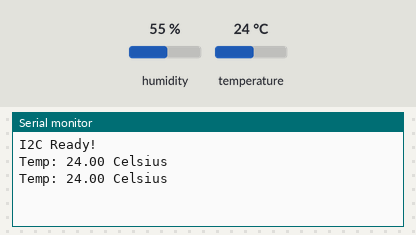
Bench run of a sketch on a simulated Arduino Uno, built with avr-gcc and run on an emulated ATmega328P. Shown: the last lines printed to the serial monitor. The test bench sets the inputs (shaded band); at power-on: temperature 24 °C, humidity 55 %.

Above: at 2.8 s.
2.9 s: temperature set to 12 °C
At 5.3 s:
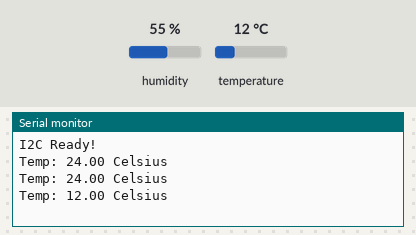
5.6 s: temperature set to 19 °C
At 6.8 s:
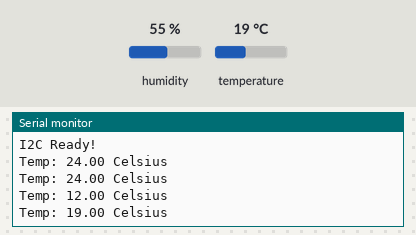
Timing chart, 0 to 8.6 s (numbered marks = the images above; inputs shaded):
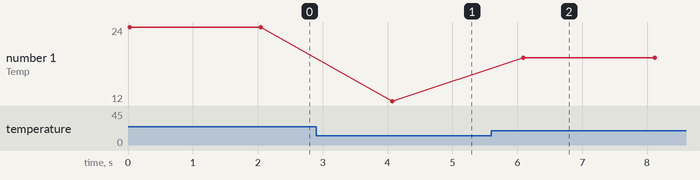

Measured:
- after the input at 2.9 s, the serial monitor: prints a new line after 1.2 s (image 1)
- after the input at 5.6 s, the serial monitor: prints a new line after 0.50 s (image 2)
- plotted number 1: 24 → 12 after the input at 2.9 s, 12 → 19 after the input at 5.6 s

The sketch:

i2c_arduino.ino
```cpp
//Libraries
#include <Wire.h>
#include <DHT.h>

//Constants
#define DHTPIN 2     // what pin we're connected to
#define DHTTYPE DHT11   // DHT 11
DHT dht(DHTPIN, DHTTYPE); // Initialize DHT sensor for normal 16mhz

#define SLAVE_ADDRESS 0x68

//Variables
float temp; //Stores temperature value

void setup(){
  Serial.begin(9600); // start serial for output
  Wire.begin(SLAVE_ADDRESS);
  Wire.onRequest(sendData);
  Serial.println("I2C Ready!");
}

void sendData(){
   char buff[3];
   dtostrf(temp, 2, 1, buff);
   Wire.write('temp');
}

void loop(){
  temp= dht.readTemperature();
   Serial.print("Temp: ");
   Serial.print(temp);
   Serial.println(" Celsius");
  delay(2000);
}
```
